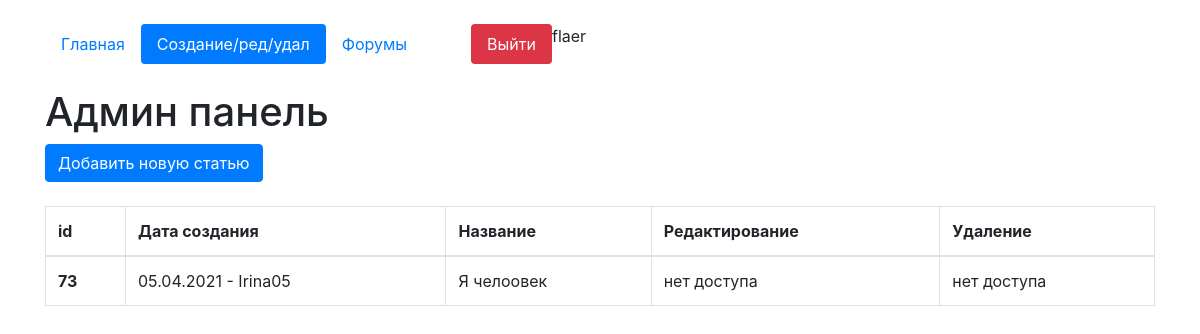
Before: /edit-page (signed in) with the older database file.
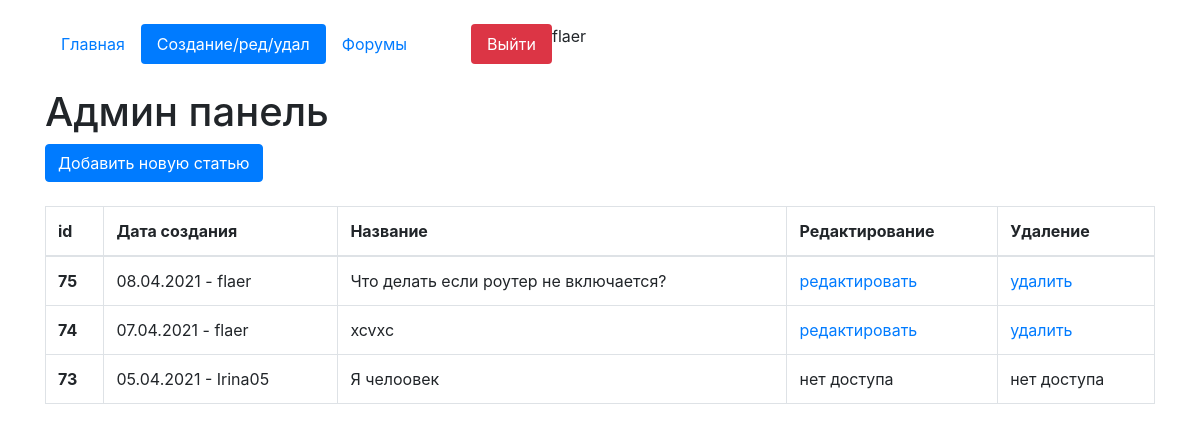
After: the same page with the newer database file.
### core/models.py (models this page shows, shortened)
class Articles(models.Model):
    author = models.ForeignKey(User, on_delete=models.CASCADE, verbose_name='Владелец статьи', blank=True, null=True)
    create_date = models.DateTimeField(auto_now=True)
    name = models.CharField(max_length=200, verbose_name='Название')
    text = models.TextField(verbose_name='Текст')
    class Meta:
        verbose_name = 'Статью'
        verbose_name_plural = 'Статьи'

### core/views.py (the view, shortened to what this page needs)
# urls.py: path('edit-page', views.ArticleCreateView.as_view(), name='edit_page'),
class ArticleCreateView(LoginRequiredMixin, CustomSuccessMessageMixin, CreateView):
    login_url = reverse_lazy('login_page')
    model = Articles
    template_name = 'edit_page.html'
    form_class = ArticleForm
    success_url = reverse_lazy('edit_page')
    success_msg = 'Запись создана'
    def get_context_data(self, **kwargs):
        kwargs['list_articles'] = Articles.objects.all().order_by('-id')
        return super().get_context_data(**kwargs)

### core/templates/edit_page.html (shortened to what this page needs)
{% extends 'index.html' %}
    {% block content %}
    <h1 class="mt-4">Админ панель</h1>
<button type="button" class="btn btn-primary" data-toggle="modal" data-target="#exampleModal">
  Добавить новую статью
</button>
    {% if update %}
    {% if success_update %}
    <p style="color:red">Запись обновлена</p>
    {% endif %}
    <p class="mt-4">Страница редактирования</p>
    <p><a href="{% url 'edit_page' %}">Вернуться назад</a></p>
    <form id="update_data" method="post">
            {% csrf_token %}
            {{form}}
        </form>
    <button form="update_data" type="submit" class="btn btn-primary">Обновить</button>
    {% else %}
    <table class="table table-bordered mt-4">
  <thead>
    <tr>
      <th scope="col">id</th>
      <th scope="col">Дата создания</th>
      <th scope="col">Название</th>
      <th scope="col">Редактирование</th>
      <th scope="col">Удаление</th>
    </tr>
  </thead>
  <tbody>
      {% for i in list_articles %}
    <tr {% if i.id|slugify == request.GET.id %} style="background:red" {% endif %}>
      <th>{{i.id}}</th>
      <td>{{i.create_date|date:'d.m.Y'}} - {{i.author}}</td>
      <td>{{i.name}}</td>
      <td>
          {% if request.user == i.author %}
          <a href="{% url 'update_page' i.id %}">редактировать</a>
          {% else %}
          нет доступа
          {% endif %}
          </td>
      <td>
          {% if request.user == i.author %}
          <a href="javascript:void()" onclick="delete_question{{i.id}}()">удалить</a>
          {% else %}
          нет доступа
            {% endif %}
          </td>
    </tr>
    {% endfor %}
  </tbody>
</table>
{% endif %}
   {% endblock %}

### core/templates/index.html (shortened to what this page needs)
<!doctype html>
{%load static%}
<html lang="ru">
  <head>
    <link rel="stylesheet" href="https://stackpath.bootstrapcdn.com/bootstrap/4.4.1/css/bootstrap.min.css">
<link rel="stylesheet" href="{% static 'css/demo.css' %}">
	<link rel="stylesheet" href="{% static 'css/fakeLoader.min.css' %}">
  </head>
  <body>
      <div class="container mt-4">
          <ul class="nav nav-pills">
  <li class="nav-item">
      {% url 'home' as url_home %}
    <a class="nav-link {% if url_home == request.path %}active{% endif %}" href="{{url_home}}">Главная</a>
  </li>
  <li class="nav-item">
      {% url 'edit_page' as url_edit_page %}
    <a class="nav-link {% if url_edit_page == request.path %}active{% endif %}" href="{{url_edit_page}}">Создание/ред/удал</a>
  </li>
 <li class="nav-item">
      {% url 'forum' as url_forum %}
    <a class="nav-link {% if url_forum == request.path %}active{% endif %}" href="{{url_forum}}">Форумы</a>
  </li>
  {% if request.user.is_authenticated %}
      <li class="nav-item">
        {% url 'logout_page' as url_logout_page %}
    <a class="nav-link btn-danger ml-5" href="{{url_logout_page}}">Выйти</a>
  </li>
  {% endif %}
{{request.user}}
</ul>
    {% block content %}{% endblock %}
</div>
  </body>
</html>

### core/static/css/demo.css (style rules this page uses)
a { text-decoration: none; }

Changed rows visible on the page:
added Articles: id "75", create_date "08.04.2021", author "flaer", name "Что делать если роутер не включается?", shows "редактировать"
added Articles: id "74", create_date "07.04.2021", author "flaer", name "xcvxc", shows "редактировать"
